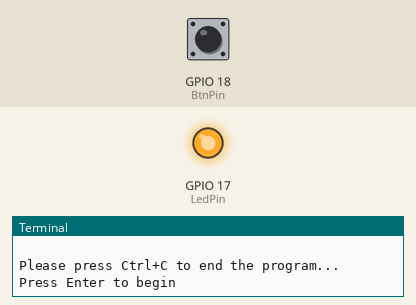
Simulated run of this program. Board: Raspberry Pi (BCM pin numbers). Shown: output pins drawn as LEDs (lit = HIGH), the last lines printed to the terminal. Inputs (shaded band) come from the test bench; at power-on: GPIO 18 (BtnPin) HIGH.

Above: at 1.2 s.
1.3 s: GPIO 18 (BtnPin) pulled LOW for 0.15 s
At 2.3 s:
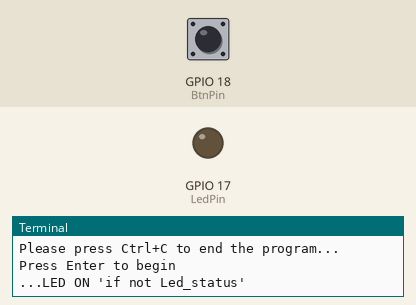
2.9 s: GPIO 18 (BtnPin) pulled LOW for 1 s
At 3.5 s:
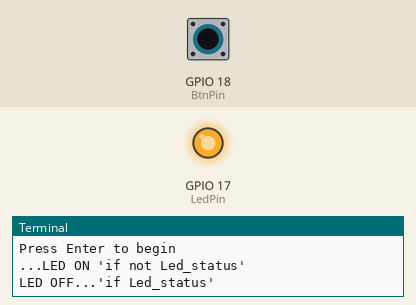
5.4 s: GPIO 18 (BtnPin) pulled LOW for 3.2 s
At 6.6 s:
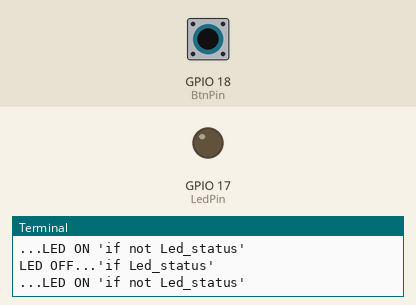
Timing chart, 0 to 8.4 s (numbered marks = the images above; inputs shaded):
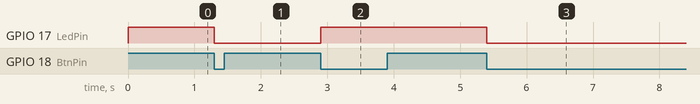

The program:

light_with_button.py
```python
#!/usr/bin/env python3

import RPi.GPIO as GPIO
import time
from sys import version_info

if version_info.major == 3:
	raw_input = input

# Set #17 as LED pin
LedPin = 17
# Set #18 as button pin
BtnPin = 18

# Set Led status to True(OFF)
Led_status = True

# Define a function to print message at the beginning
def print_message():
	print ("========================================")
	print ("|          Button control LED          |")
	print ("|    ------------------------------    |")

	print ("|   Press button to turn on/off LED.   |")
	print ("========================================\n")
	print ("Please press Ctrl+C to end the program...")
	raw_input ("Press Enter to begin\n")

# Define a setup function for some setup
def setup():
	# Set the GPIO modes to BCM Numbering
	GPIO.setmode(GPIO.BCM)
	# Set LedPin's mode to output,
	# and initial level to high (3.3v)
	GPIO.setup(LedPin, GPIO.OUT, initial=GPIO.HIGH)
	# Set BtnPin's mode to input,
	# and pull up to high (3.3V)
	GPIO.setup(BtnPin, GPIO.IN, pull_up_down=GPIO.PUD_UP)
	# Set up a falling detect on BtnPin,
	# and callback function to swLed
	GPIO.add_event_detect(BtnPin, GPIO.FALLING, callback=swLed)

# Define a callback function for button callback
def swLed(ev=None):
	global Led_status
	# Switch led status(on-->off; off-->on)
	Led_status = not Led_status
	GPIO.output(LedPin, Led_status)
	if Led_status:
		print ("LED OFF...'if Led_status'")
	else:
		print ("...LED ON 'if not Led_status'")

# Define a main function for main process
def main():
	# Print messages
	print_message()
	while True:
		# Don't do anything.
		time.sleep(1)

# Define a destroy function for clean up everything after
# the script finished
def destroy():
	# Turn off LED
	# GPIO.output(LedPin, GPIO.HIGH)
	# Release resource
	GPIO.cleanup()

# If run this script directly, do:
if __name__ == '__main__':
	destroy()
	setup()
	try:
		main()
	# When 'Ctrl+C' is pressed, the child program
	# destroy() will be  executed.
	except KeyboardInterrupt:
		destroy()
	finally:
		print("destroy")
		destroy()
```

Measured:
- after the input at 1.3 s, GPIO 17 (LedPin): HIGH → LOW at once
- after the input at 2.9 s, GPIO 17 (LedPin): LOW → HIGH at once
- after the input at 5.4 s, GPIO 17 (LedPin): HIGH → LOW at once
